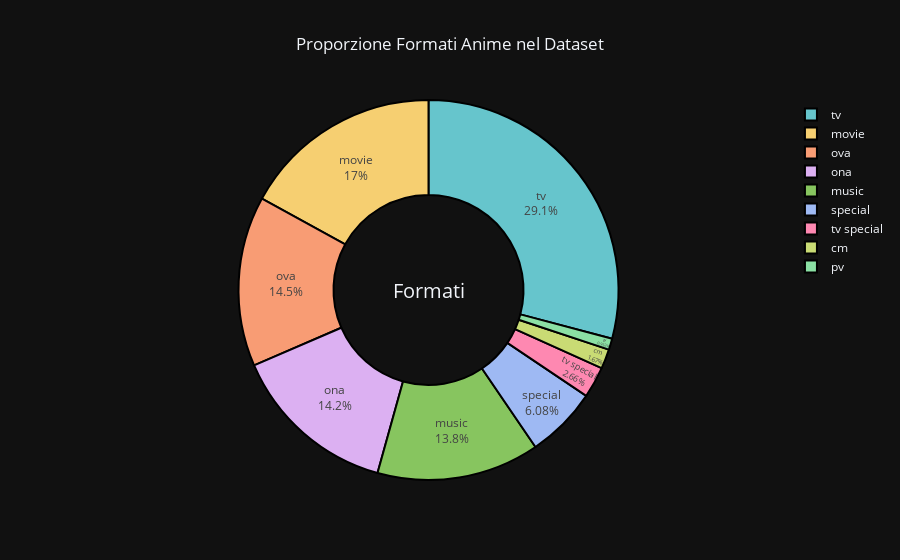

Here is the notebook cell this chart was saved with:
### Markdown cell above
## Per chi non lo sapesse...
Si potrebbe facilmente cadere in errore pensando che gli anime siano unicamente cartoni animati per bambini, la verità è che ci sono tanti formati con cui vengoni distribuiti, tra questi trovimo: film, serie , libri, fumetti, musical e via dicendo.

Vogliamo mostrare un grafico che rappresenta bene i diversi formati in cui è possibile trovare un anime:

### Code cell
# Prepariamo i dati
type_counts = details_df['type'].value_counts().reset_index()
type_counts.columns = ['Tipo', 'Conteggio']

# Creazione del grafico
fig = px.pie(type_counts, 
             values='Conteggio', 
             names='Tipo', 
             hole=0.5,                                  # Trasforma la torta in ciambella
             color_discrete_sequence=px.colors.qualitative.Pastel,
             title='Proporzione Formati Anime nel Dataset',
             template='plotly_dark')

# Personalizzazione dei dettagli
fig.update_traces(
    textposition='inside', 
    textinfo='percent+label', 
    marker=dict(line=dict(color='#000000', width=2))   # Bordo sottile tra le fette
)

fig.update_layout(
    title_x=0.5,
    annotations=[dict(text='Formati', x=0.5, y=0.5, font_size=20, showarrow=False)]
)

fig.show()

### Figure 1 — Plotly figure (JSON) as saved in the notebook; plotly's stock layout.template omitted (floating-point values rounded to 4 significant figures)
{"data": [{"domain": {"x": [0, 1], "y": [0, 1]}, "hole": 0.5, "hovertemplate": "Tipo=%{label}<br>Conteggio=%{value}<extra></extra>", "labels": ["tv", "movie", "ova", "ona", "music", "special", "tv special", "cm", "pv"], "legendgroup": "", "marker": {"line": {"color": "#000000", "width": 2}}, "name": "", "showlegend": true, "textinfo": "percent+label", "textposition": "inside", "type": "pie", "values": [8414, 4915, 4184, 4096, 3999, 1755, 767, 483, 275]}], "layout": {"annotations": [{"font": {"size": 20}, "showarrow": false, "text": "Formati", "x": 0.5, "y": 0.5}], "legend": {"tracegroupgap": 0}, "piecolorway": ["rgb(102, 197, 204)", "rgb(246, 207, 113)", "rgb(248, 156, 116)", "rgb(220, 176, 242)", "rgb(135, 197, 95)", "rgb(158, 185, 243)", "rgb(254, 136, 177)", "rgb(201, 219, 116)", "rgb(139, 224, 164)", "rgb(180, 151, 231)", "rgb(179, 179, 179)"], "title": {"text": "Proporzione Formati Anime nel Dataset", "x": 0.5}}}
